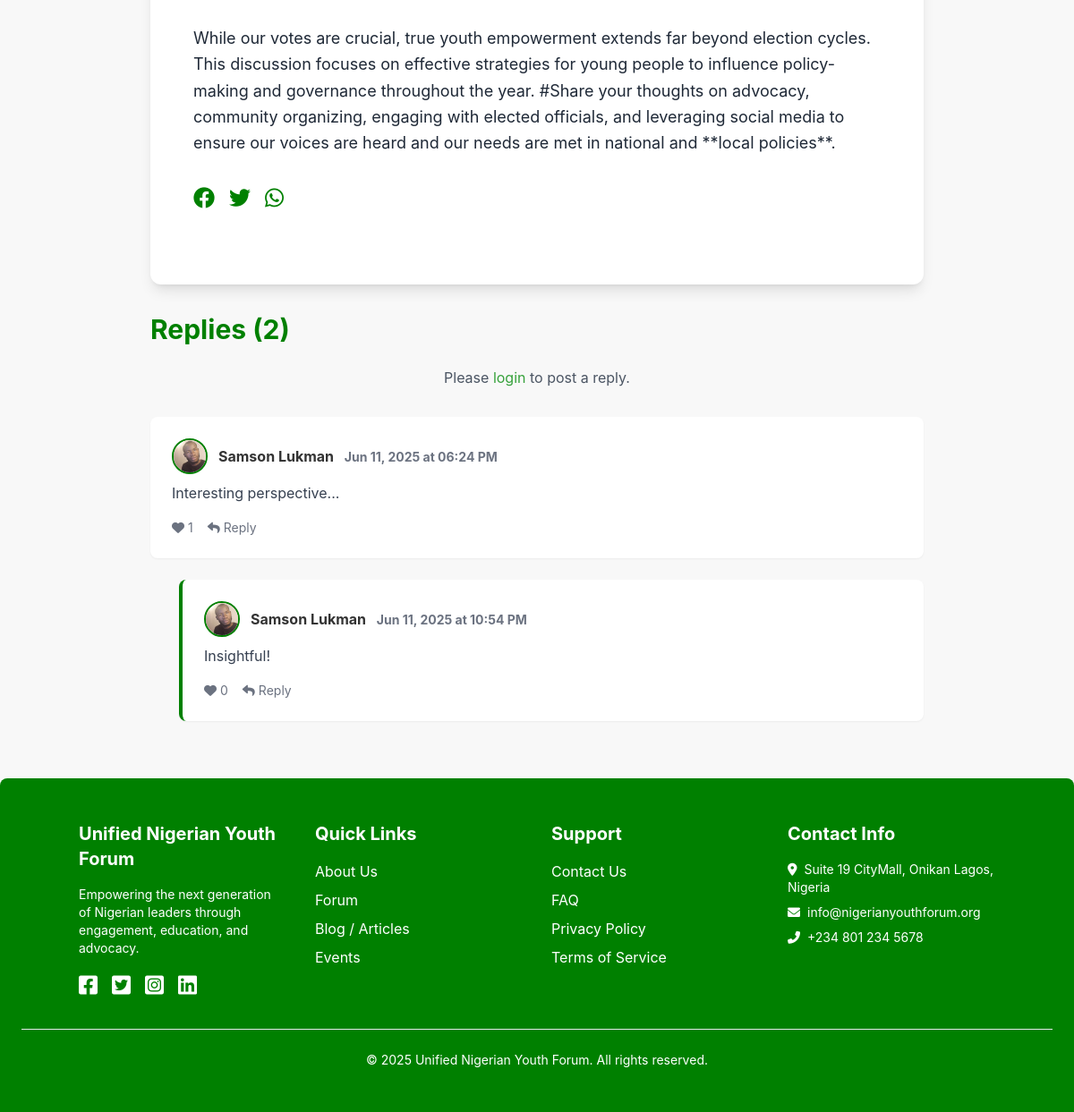
Page /forum/3/ (lower part) on the earlier database version.
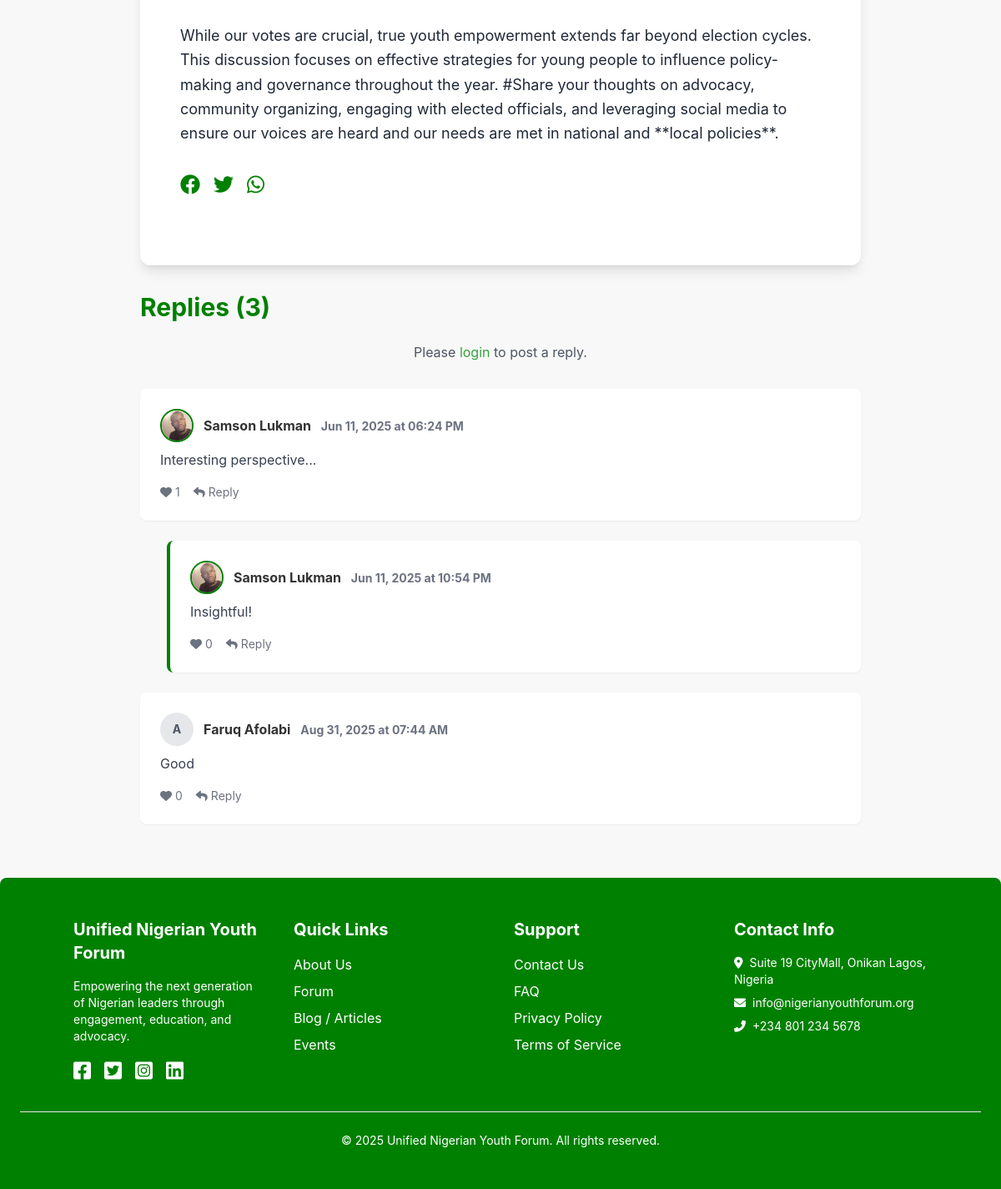
Same page on the later database version.
### app/models.py (models this page shows, shortened)
class ForumThread(models.Model):
    title = models.CharField(max_length=255)
    content = models.TextField(blank=True, null=True) # Initial post content
    author = models.ForeignKey(User, on_delete=models.CASCADE, related_name='forum_threads')
    image = models.ImageField(upload_to='forum/', blank=True, null=True)
    category = models.CharField(
        max_length=50,
        choices=[
            ('politics', 'Politics & Governance'),
            ('youth_empowerment', 'Youth Empowerment'),
            ('events_announcements', 'Events & Announcements'),
            ('general', 'General Discussion'),
        ],
        default='general'
    )
    created_at = models.DateTimeField(auto_now_add=True)
    updated_at = models.DateTimeField(auto_now=True)
    class Meta:
        ordering = ['-updated_at'] # Most recently active threads first

class ThreadReply(models.Model):
    thread = models.ForeignKey(ForumThread, on_delete=models.CASCADE, related_name='replies')
    author = models.ForeignKey(User, on_delete=models.CASCADE, related_name='thread_replies')
    content = models.TextField()
    created_at = models.DateTimeField(auto_now_add=True)
    parent_reply = models.ForeignKey('self', on_delete=models.CASCADE, null=True, blank=True, related_name='children') # For nested replies
    class Meta:
        ordering = ['created_at']
        verbose_name_plural = "Thread Replies"

class User(AbstractUser):
    phone_number = models.CharField(max_length=15, blank=True, null=True)
    bio = models.TextField(blank=True, null=True)
    profile_pics = models.ImageField(upload_to='profile_pics/', blank=True, null=True,
                                     help_text="User's profile picture.")

### app/views.py (the view, shortened to what this page needs)
# urls.py: path('forum/<int:thread_id>/', views.forum_detail_view, name='forum_detail'),
def forum_detail_view(request, thread_id):
    thread = get_object_or_404(ForumThread, id=thread_id)
    replies = thread.replies.all() # Fetch all replies for the thread
    initial_data = {}
    reply_form = ThreadReplyForm(initial=initial_data)
    context = {
        'thread': thread,
        'replies': replies,
        'reply_form': reply_form,
    }
    return render(request, 'app/forum_detail.html', context)

### app/templates/app/forum_detail.html (shortened to what this page needs)
{% extends 'app/layout.html' %}
{% block content %}
    <div class="container mx-auto px-4 py-16 max-w-4xl">
        <div class="bg-white rounded-xl shadow-lg p-8 md:p-12 mb-8">
            <div class="prose max-w-none text-gray-800 leading-relaxed text-lg mb-8">
                {{ thread.content|linebreaksbr }}
            </div>
            <div class="flex items-center space-x-4 mb-8">
                <button class="text-primary-green hover:text-secondary-green transition-colors text-2xl"><i class="fab fa-facebook"></i></button>
                <button class="text-primary-green hover:text-secondary-green transition-colors text-2xl"><i class="fab fa-twitter"></i></button>
                <button class="text-primary-green hover:text-secondary-green transition-colors text-2xl"><i class="fab fa-whatsapp"></i></button>
            </div>
        </div>
        <div class="mt-8">
            <h2 class="text-3xl font-bold text-primary-green mb-6">Replies ({{ replies.count }})</h2>
            {% if user.is_authenticated %}
            <div id="main-reply-form-container" class="bg-off-white p-6 rounded-lg mb-8 shadow-sm">
                <h3 id="reply-form-heading" class="text-xl font-semibold text-dark-text mb-4">Post a Reply</h3>
                <form id="reply-form" method="post" action="{% url 'forum_detail' thread_id=thread.id %}">
                    {% csrf_token %}
                    {{ reply_form.content }}
                    {{ reply_form.parent_reply }}
                    <input type="hidden" name="submit_reply" value="true">
                    <button type="submit" class="mt-4 bg-primary-green text-white px-6 py-3 rounded-full hover:bg-secondary-green transition-colors font-medium">Submit Reply</button>
                    <button type="button" id="cancel-reply" class="hidden ml-2 bg-gray-400 text-white px-6 py-3 rounded-full hover:bg-gray-500 transition-colors font-medium">Cancel Reply</button>
                </form>
                {% if reply_form.errors %}
                    <ul class="text-red-500 text-sm mt-2">
                        {% for field, errors in reply_form.errors.items %}
                            {% for error in errors %}
                                <li>{{ field|title }}: {{ error }}</li>
                            {% endfor %}
                        {% endfor %}
                    </ul>
                {% endif %}
            </div>
            {% else %}
            <p class="text-center text-gray-600 mb-8">Please <a href="{% url 'login' %}" class="text-secondary-green hover:underline">login</a> to post a reply.</p>
            {% endif %}
            <div class="space-y-6">
                {% for reply in replies %}
                    {% if not reply.parent_reply %}
                        {% include 'app/reply_card.html' with reply=reply %}
                        {% for child_reply in replies %}
                            {% if child_reply.parent_reply and child_reply.parent_reply.id == reply.id %}
                                {% include 'app/reply_card.html' with reply=child_reply is_child=True %}
                            {% endif %}
                        {% endfor %}
                    {% endif %}
                {% endfor %}
            </div>
        </div>
    </div>
{% endblock %}

### app/templates/app/reply_card.html
<div class="bg-white p-6 rounded-lg shadow-sm {% if is_child %}ml-8 border-l-4 border-primary-green{% endif %}">
    <div class="flex items-center mb-2">
        {% if reply.author.profile_pics %}
            <img src="{{ reply.author.profile_pics.url }}" alt="{{ reply.author.username }}" class="w-10 h-10 rounded-full object-cover mr-3 border-2 border-primary-green">
        {% else %}
            <div class="w-10 h-10 rounded-full bg-gray-200 flex items-center justify-center text-gray-600 text-sm font-bold mr-3">{{ reply.author.username|slice:":1"|upper }}</div>
        {% endif %}
        <p class="font-bold text-dark-text">{{ reply.author.get_full_name|default:reply.author.username }} <span class="text-gray-500 text-sm ml-2">{{ reply.created_at|date:"M d, Y" }} at {{ reply.created_at|time:"h:i A" }}</span></p>
    </div>
    <p class="mt-2 text-gray-700 leading-relaxed">{{ reply.content|linebreaksbr }}</p>
    <div class="mt-4 flex space-x-4 text-sm">
        {% if user.is_authenticated %}
            <button class="like-button flex items-center space-x-1 {% if user in reply.likes.all %}text-red-500{% else %}text-gray-500{% endif %} hover:text-red-600 transition-colors" data-reply-id="{{ reply.id }}" data-liked="{% if user in reply.likes.all %}true{% else %}false{% endif %}">
                <i class="fas fa-heart"></i>
                <span class="like-count">{{ reply.likes.count }}</span>
            </button>
            <button class="reply-to-button text-primary-green hover:text-secondary-green flex items-center space-x-1" data-reply-id="{{ reply.id }}" data-author-username="{{ reply.author.username }}">
                <i class="fas fa-reply"></i>
                <span>Reply</span>
            </button>
        {% else %}
            <span class="flex items-center space-x-1 text-gray-500">
                <i class="fas fa-heart"></i>
                <span>{{ reply.likes.count }}</span>
            </span>
            <span class="text-gray-500 flex items-center space-x-1"><i class="fas fa-reply"></i> <span>Reply</span></span>
        {% endif %}
    </div>
</div>

Differences in the rows shown:
computed for ForumThread: count "2" → "3"
added ThreadReply: author.username "A", author.get_full_name "Faruq Afolabi", created_at "Aug 31, 2025", created_at "07:44 AM", content "Good", likes.count "0", shown under "Replies (3)"
